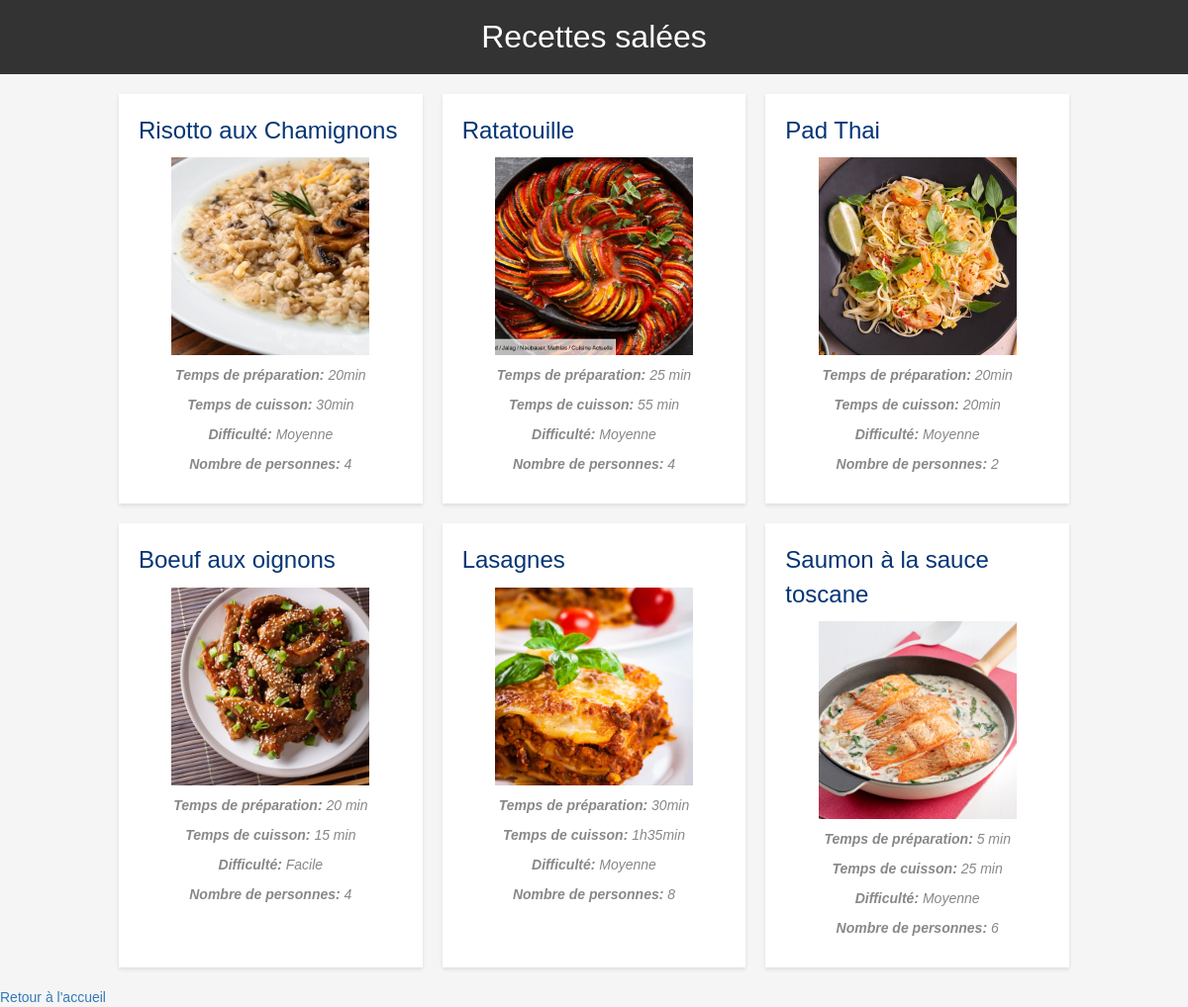
The page /recettes-salees/ on the database its author committed.
### blog/models.py (models this page shows, shortened)
class Recette(models.Model):
    titre = models.CharField(max_length=200)
    temps_cuisson = models.CharField(max_length=100)
    temps_preparation = models.CharField(max_length=100)
    ingredients = models.TextField()
    etapes_preparation = models.TextField()
    categorie = models.ForeignKey(Categorie, on_delete=models.CASCADE)
    difficulte = models.IntegerField(choices=((1, 'Facile'), (2, 'Moyenne'), (3, 'Difficile')))
    nombre_personnes = models.PositiveIntegerField()
    date_creation = models.DateTimeField(default=timezone.now)
    auteur = models.ForeignKey(settings.AUTH_USER_MODEL, on_delete=models.CASCADE)
    image = models.ImageField(upload_to='images/', null=True, blank=True)

### blog/views.py (the view)
# urls.py: path('recettes-salees/', views.recettes_salees, name='recettes_salees'),
def recettes_salees(request):
    recettes_salees = Recette.objects.filter(categorie__nom='Salé')
    context = {
        'recettes_salees': recettes_salees
    }
    return render(request, 'blog/recettes_salees.html', context)

### blog/templates/blog/recettes_salees.html (shortened to what this page needs)
<!DOCTYPE html>
{% load static %}
<html>
<head>
    <link rel="stylesheet" href="//maxcdn.bootstrapcdn.com/bootstrap/3.2.0/css/bootstrap.min.css">
    <link rel="stylesheet" href="//maxcdn.bootstrapcdn.com/bootstrap/3.2.0/css/bootstrap-theme.min.css">
    <link rel="stylesheet" href="{% static 'css/styles_recettes_salees.css' %}">
</head>
<body>
    <header>
        <h1>Recettes salées</h1>
    </header>
    <ul>
        {% for recette in recettes_salees %}
            <li><a href="{% url 'recette_detail' recette_id=recette.id %}">{{ recette.titre }}</a>
                <div>
                    <img src="{{ recette.image.url }}" alt="{{ recette.titre }}" width="200" height="200">
                    <div class="info">
                        <p><strong>Temps de préparation:</strong> {{ recette.temps_preparation }}</p>
                        {% if recette.temps_cuisson %}
                            <p><strong>Temps de cuisson:</strong> {{ recette.temps_cuisson }}</p>
                        {% endif %}
                        <p><strong>Difficulté:</strong>
                        {% if recette.difficulte == 1 %}
                            Facile
                        {% elif recette.difficulte == 2 %}
                            Moyenne
                        {% elif recette.difficulte == 3 %}
                            Difficile
                        {% else %}
                            Inconnue
                        {% endif %}
                        </p>
                        <p><strong>Nombre de personnes:</strong> {{ recette.nombre_personnes }}</p>
                    </div>
                </div>
            </li>
        {% empty %}
            <li>Aucune recette salée disponible pour le moment.</li>
        {% endfor %}
    </ul>
    <a href="{% url 'accueil' %}">Retour à l'accueil</a>
</body>
</html>

### blog/static/css/styles_recettes_salees.css (style rules this page uses)
body { font-family: Arial, sans-serif; background-color: #f5f5f5; margin: 0; padding: 0; }
header { background-color: #333; color: #fff; text-align: center; padding: 20px; }
h1 { font-size: 32px; margin: 0; }
ul { list-style-type: none; padding: 0; margin: 20px auto; width: 80%; display: grid; grid-template-columns: repeat(3, 1fr); grid-gap: 20px; }
li { background-color: #fff; box-shadow: 0 2px 4px rgba(0, 0, 0, 0.1); padding: 20px; }
li a { color: #043575; text-decoration: none; font-size: 24px; }
li div { text-align: center; margin-top: 10px; }
li img { width: 200px; height: 200px; object-fit: cover; }
li p { color: #888; font-style: italic; margin-top: 10px; }

### rows shown on the page
Recette: titre "Risotto aux Chamignons", image (picture), temps_preparation "20min", temps_cuisson "30min", difficulte "Moyenne", nombre_personnes "4"
Recette: titre "Ratatouille", image (picture), temps_preparation "25 min", temps_cuisson "55 min", difficulte "Moyenne", nombre_personnes "4"
Recette: titre "Pad Thai", image (picture), temps_preparation "20min", temps_cuisson "20min", difficulte "Moyenne", nombre_personnes "2"
Recette: titre "Boeuf aux oignons", image (picture), temps_preparation "20 min", temps_cuisson "15 min", difficulte "Facile", nombre_personnes "4"
Recette: titre "Lasagnes", image (picture), temps_preparation "30min", temps_cuisson "1h35min", difficulte "Moyenne", nombre_personnes "8"
Recette: titre "Saumon à la sauce toscane", image (picture), temps_preparation "5 min", temps_cuisson "25 min", difficulte "Moyenne", nombre_personnes "6"
